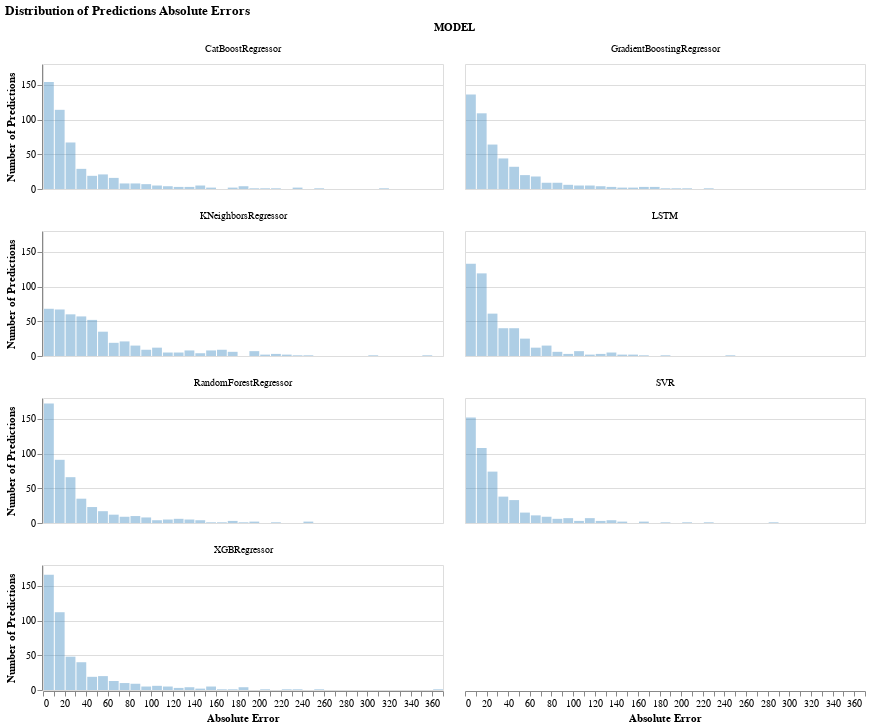

Notebook source saved alongside this figure:
### Markdown cell above
## Prediction Error Patterns Analysis
### Distribution of Prediction Absolute Errors

### Code cell
draw_model_error_distribution(models_errors_df)

### Figure 1 — Vega-Lite specification as saved in the notebook (floating-point values rounded to 4 significant figures; data arrays with more than 128 entries replaced by an {"elided": "..."} marker saying what was removed)
{"config": {"view": {"continuousWidth": 400, "continuousHeight": 300}}, "data": {"name": "data-a359ec639aedda1dfb9bfac1508be8be"}, "facet": {"field": "MODEL", "type": "nominal"}, "spec": {"mark": {"type": "bar", "color": "#3586BD", "opacity": 0.4}, "encoding": {"tooltip": [{"aggregate": "count", "type": "quantitative"}], "x": {"bin": {"step": 10.0}, "field": "ABS_ERROR", "title": "Absolute Error", "type": "quantitative"}, "y": {"aggregate": "count", "title": "Number of Predictions", "type": "quantitative"}}, "height": 125, "width": 400}, "columns": 2, "title": "Distribution of Predictions Absolute Errors", "$schema": "https://vega.github.io/schema/vega-lite/v4.17.0.json", "datasets": {"data-a359ec639aedda1dfb9bfac1508be8be": {"elided": "3346 records"}}}
